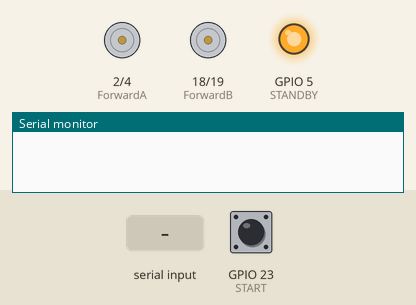
This sketch was run on a simulated ESP32. Shown: motor-driver pin pairs drawn as motors (green arrow = first pin HIGH = forward, orange = second pin HIGH = backward, longer = more drive, scaled by the enable pin, stopped while the standby pin is LOW), output pins drawn as LEDs (lit = HIGH), the last lines printed to the serial monitor. Inputs (shaded band) come from the test bench; at power-on: GPIO 23 (START) LOW.

Above: at 1.2 s.
1.3 s: GPIO 23 (START) pulled HIGH for 0.15 s
3.3 s: byte 30 received over Serial
At 3.9 s:
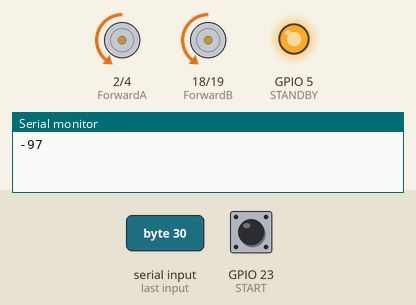
4.8 s: byte 90 received over Serial
At 5.2 s:
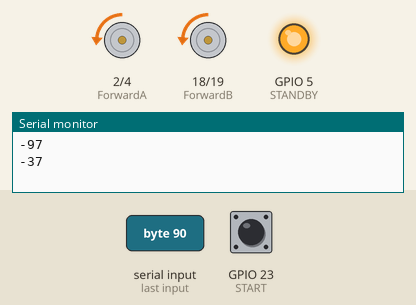
6.3 s: GPIO 23 (START) pulled HIGH for 0.15 s
At 7.7 s:
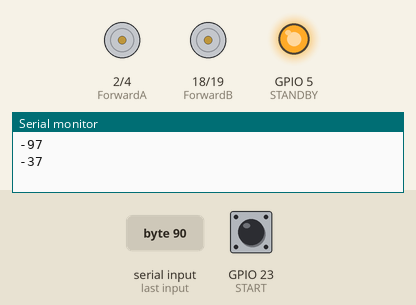
8.3 s: GPIO 23 (START) pulled HIGH for 3.2 s
At 12.7 s:
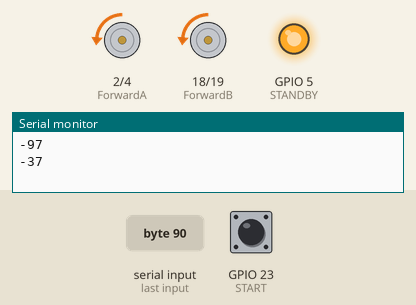
Timing chart, 0 to 14.2 s (numbered marks = the images above; inputs shaded):
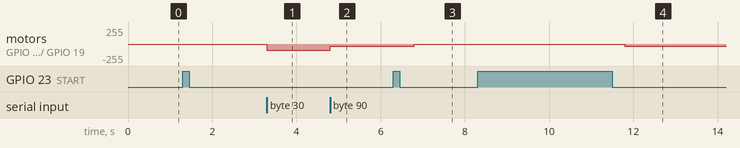

The sketch:

TESTE.ino
```cpp
TaskHandle_t InterruptCore;

// Para leitura Serial ************************************
#define TX_PIN 12  // Porta de transmissão do ESP escravo
#define RX_PIN 13  // Porta de recepção do escravo
//byte valor1 = 0;
int valor2 = 0;

// Para os motores ************************************
#define START   23
#define STANDBY   5

#define ENA 15   //PWM RIGHT MOTOR   (should be const int PWM_PIN ? ?)
#define ForwardA 2    //HIGH --> MOTOR FORWARD
#define BackwardA 4   //HIGH --> MOTOR BACKWARD

#define ENB 21      //PWM RIGHT MOTOR
#define ForwardB 18
#define BackwardB 19

// Para contagem de tempo ************************************
unsigned long timer = millis();           // Timer to track elapsed time
unsigned long loopTimer = 0;  // Timer to track the loop duration
unsigned long controlTimer = millis();

// Control PI variables
#define T 50  // time interval for PID calculation  //const unsigned long??
int Kp[] = {1.3, 1.3}; // proportional gain
int Ki[] = {5.4, 5.4}; // integral gain
float Kd[] = {.07, .07};
float Error[2], Up[2], Ui[2], Ud[2], Uiant[] = {0, 0}, RPSf[2], RPSfant[2], usat[2];
#define KA 0.0075
int motorSpeed[2];      // Initial motor speed

// Definição sinal de referência
// Inicialização de varíaveis
int j = 0, k = 0;
bool power = 0;

// setting PWM properties
const int freq = 30000;
const int PWM_PIN1 = 0;
const int PWM_PIN2 = 1;
const int resolution = 8;

volatile int lastEncodedA = 0, lastEncodedB = 0; // Here updated value of encoder store.

//void IRAM_ATTR Start() {
//  power = !power;
//}

void setup() {
  Serial.begin(9600);
  for (int i = 0; i < 2; i++) {
    Error[i] = 0;
    Up[i] = 0;
    Ui[i] = 0;
    Ud[i] = 0;
    RPSf[i] = 0;
    RPSfant[i] = 0;
    usat[i] = 0;
    motorSpeed[i] = 0;

    //    attachInterrupt(digitalPinToInterrupt(START), Start, RISING);

  }

  pinMode(STANDBY, OUTPUT);
  pinMode(ForwardA, OUTPUT);
  pinMode(BackwardA, OUTPUT);
  pinMode(ENA, OUTPUT);
  pinMode(ForwardB, OUTPUT);
  pinMode(BackwardB, OUTPUT);
  pinMode(ENB, OUTPUT);
  digitalWrite(STANDBY, HIGH);

  // configure PWM functionalitites
  ledcSetup(PWM_PIN1, freq, resolution);
  ledcSetup(PWM_PIN2, freq, resolution);

  // attach the channel to the GPIO to be controlled
  ledcAttachPin(ENA, PWM_PIN1);
  ledcAttachPin(ENB, PWM_PIN2);
}

void loop() {
  while (digitalRead(START) == 1) {
    power = !power;
    delay(500);
  }
  if (power) {
    // Track elapsed time
    unsigned long currentTime = millis();

    if (currentTime - controlTimer >= T) {
      controlTimer = currentTime;  // Reset the loop timer


      if (Serial.available() >= 1) {
        //      Serial.readBytes((uint8_t*)&valor1, sizeof(valor1));  //wd
        //      Serial.readBytes((uint8_t*)&valor2, sizeof(valor2));  //dw
        //      valor1 = Serial.read();
        valor2 = Serial.read();
        valor2 = valor2 - 127;
        Serial.println(valor2);

        // Faça algo com os valores recebidos
        // Por exemplo, exiba os valores no monitor serial
        //            Serial.print(valor1);                  Serial.print(" ");
      }
      int dw0 = 0 - (valor2) * 1;
      int dw1 = 0 + (valor2) * 1;
      if (dw0 >= 127) dw0 = 127;
      if (dw1 >= 127) dw1 = 127;
      //dw0 = -dw0;
      //dw1 = -dw1;


      //dw[0] = valor1 - (valor2 - 127) * 1;
      //dw[1] = valor1 + (valor2 - 127) * 1;

      dw0 = constrain(dw0, -250, 250);

      if (dw0 < 0) {
        moveBackwardA();
        dw0 = -dw0;
      } else {
        moveForwardA();
      }
      ledcWrite(PWM_PIN1, dw0);
      //      Serial.print(dw0);    Serial.print(" ");

      dw1 = constrain(dw1, -250, 250);
      if (dw1 < 0) {
        moveBackwardB();
        dw1 = -dw1;
      } else {
        moveForwardB();
      }
      ledcWrite(PWM_PIN2, dw1);
      //      Serial.println(dw1); Serial.print(" ");

    }
  } else {
    ledcWrite(PWM_PIN1, 0);
    ledcWrite(PWM_PIN2, 0);
  }
}
void moveForwardA() {
  digitalWrite(BackwardA, HIGH);
  digitalWrite(ForwardA, LOW);
}
void moveBackwardA() {
  digitalWrite(ForwardA, HIGH);
  digitalWrite(BackwardA, LOW);
}
void stopA() {
  digitalWrite(ForwardA, HIGH);
  digitalWrite(BackwardA, HIGH);
}
void moveForwardB() {
  digitalWrite(ForwardB, HIGH);
  digitalWrite(BackwardB, LOW);
}
void moveBackwardB() {
  digitalWrite(BackwardB, HIGH);
  digitalWrite(ForwardB, LOW);
}
void stopB() {
  digitalWrite(ForwardB, HIGH);
  digitalWrite(BackwardB, HIGH);
}
```

Measured:
- after the input at 3.3 s, motor on GPIO 2 (ForwardA) / GPIO 4 (BackwardA), motor on GPIO 18 (ForwardB) / GPIO 19 (BackwardB): stopped → backward 97/255 at once
- after the input at 4.8 s, motor on GPIO 2 (ForwardA) / GPIO 4 (BackwardA), motor on GPIO 18 (ForwardB) / GPIO 19 (BackwardB): backward 97/255 → backward 37/255 at once
- after the input at 6.3 s, motor on GPIO 2 (ForwardA) / GPIO 4 (BackwardA), motor on GPIO 18 (ForwardB) / GPIO 19 (BackwardB): backward 37/255 → stopped after 0.50 s
- after the input at 8.3 s, motor on GPIO 2 (ForwardA) / GPIO 4 (BackwardA), motor on GPIO 18 (ForwardB) / GPIO 19 (BackwardB): stopped → backward 37/255 after 3.5 s
